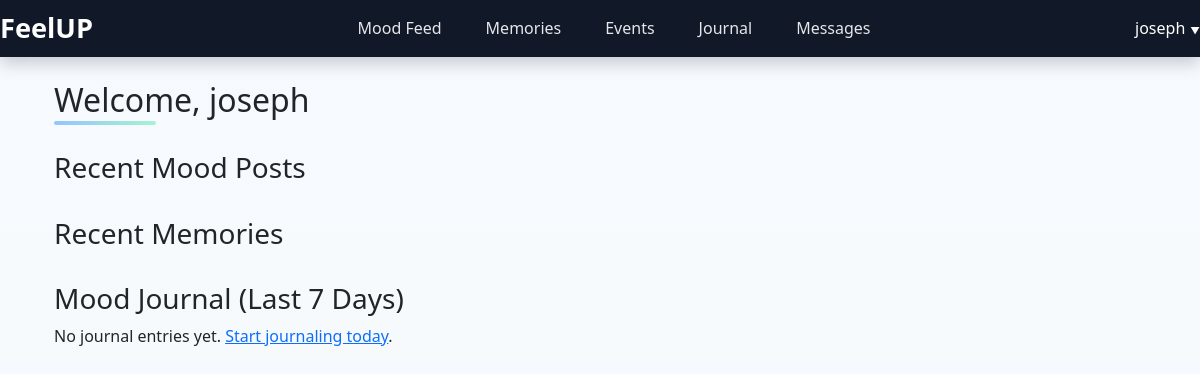
Page /dashboard (signed in) on the earlier database version.
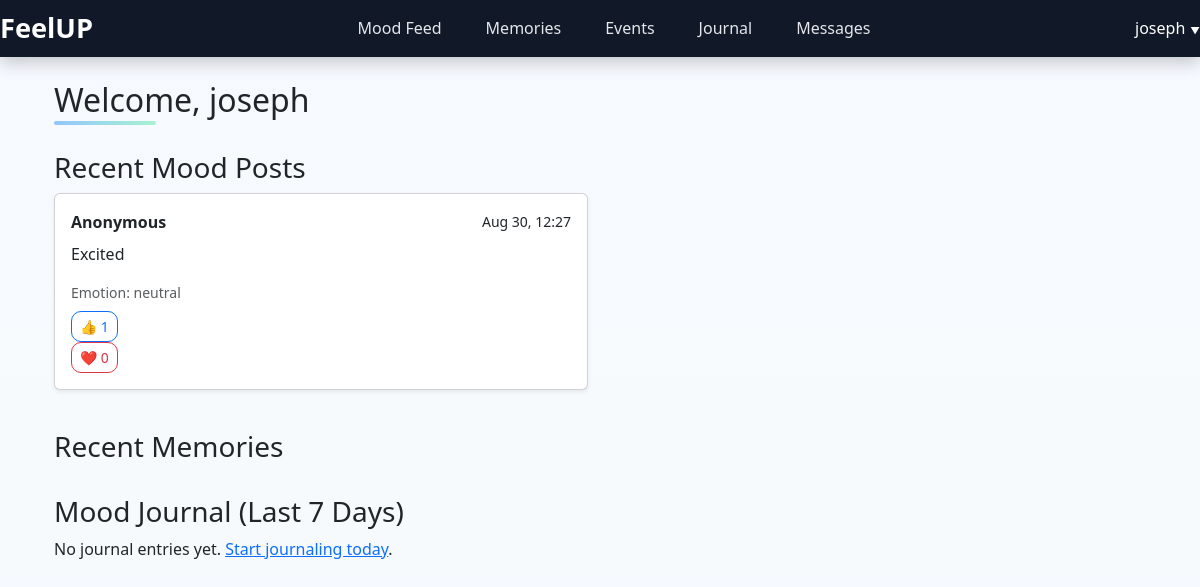
Same page on the later database version.
### app.py (models this page shows)
class MoodPost(db.Model):
    id = db.Column(db.Integer, primary_key=True)
    user_id = db.Column(db.Integer, db.ForeignKey('user.id'), nullable=True)
    username = db.Column(db.String(120))
    content = db.Column(db.Text, nullable=False)
    emotion = db.Column(db.String(50))
    anonymous = db.Column(db.Boolean, default=False)
    created_at = db.Column(db.DateTime, default=datetime.utcnow)
    reactions = db.Column(db.PickleType, default=dict)
    comments = db.relationship('Comment', backref='mood', cascade="all, delete-orphan")
    likes = db.relationship('Like', backref='mood', cascade="all, delete-orphan")

### app.py (the view)
@app.route('/dashboard')
def dashboard():
    user = current_user()
    if not user:
        return redirect(url_for('index'))
    recent_moods = MoodPost.query.order_by(MoodPost.created_at.desc()).limit(5).all()
    all_events = Event.query.all()
    upcoming_events = [
        ev for ev in all_events
        if datetime.strptime(ev.datetime_str, "%Y-%m-%d %H:%M") >= datetime.utcnow()
    ]
    upcoming_events.sort(key=lambda e: datetime.strptime(e.datetime_str, "%Y-%m-%d %H:%M"))
    upcoming_events = upcoming_events[:5]
    analytics = mood_stats()
    suggestions = memory_suggestions(user)
    users = User.query.all()
    followed_ids = [f.followed_id for f in Follow.query.filter_by(follower_id=user.id).all()]
    followed_users = [User.query.get(uid) for uid in followed_ids]
    last_week = datetime.utcnow().date() - timedelta(days=6)
    journal_entries = MoodJournal.query.filter(MoodJournal.user_id==user.id, MoodJournal.date >= last_week).all()
    journal_dates = [e.date.strftime("%a") for e in journal_entries]
    journal_scores = [e.sentiment_score for e in journal_entries]
    return render_template(
        'dashboard.html',
        user=user, moods=recent_moods, events=upcoming_events,
        analytics=analytics, suggestions=suggestions,
        users=users, followed_users=followed_users,
        journal_dates=journal_dates, journal_scores=journal_scores
    )

### app.py (called while the page is built)
def current_user():
    uid = session.get('user_id')
    if uid:
        return User.query.get(uid)
    return None

def mood_stats():
    from collections import Counter
    one_week_ago = datetime.utcnow() - timedelta(days=7)
    moods = MoodPost.query.filter(MoodPost.created_at >= one_week_ago).all()
    mood_list = [m.emotion for m in moods]
    stats = Counter(mood_list)
    return stats

def memory_suggestions(user):
    if not user:
        return []
    my_tags = [m.tag for m in Memory.query.filter_by(user_id=user.id).all()]
    suggestions = Memory.query.filter(Memory.tag.in_(my_tags), Memory.user_id != user.id).limit(5).all()
    return suggestions

### templates/dashboard.html (shortened to what this page needs)
{% extends "base.html" %}
{% block content %}
<div class="container mt-4">
  <h2>Welcome, {{ user.name }}</h2>
  <h3 class="mt-4">Recent Mood Posts</h3>
  <div class="row">
    {% for mood in moods %}
    <div class="col-md-6 mb-3">
      <div class="card p-3 shadow-sm">
        <div class="d-flex justify-content-between align-items-center mb-2">
          <strong>{{ mood.username }}</strong>
          <small>{{ mood.created_at.strftime('%b %d, %H:%M') }}</small>
        </div>
        <p>{{ mood.content }}</p>
        <small class="text-muted">Emotion: {{ mood.emotion }}</small>
        <div class="mt-2 d-flex justify-content-between align-items-center">
          <div>
            <form method="POST" action="{{ url_for('react_to_mood', post_id=mood.id, emoji='👍') }}">
              <button class="btn btn-sm btn-outline-primary">👍 {{ mood.reactions.get('👍',0) }}</button>
            </form>
            <form method="POST" action="{{ url_for('react_to_mood', post_id=mood.id, emoji='❤️') }}">
              <button class="btn btn-sm btn-outline-danger">❤️ {{ mood.reactions.get('❤️',0) }}</button>
            </form>
          </div>
        </div>
      </div>
    </div>
    {% endfor %}
  </div>
  <h3 class="mt-4">Recent Memories</h3>
  <h3 class="mt-4">Mood Journal (Last 7 Days)</h3>
  {% if journal_scores %}
  <canvas id="journalChart" height="150"></canvas>
  {% else %}
  <p>No journal entries yet. <a href="{{ url_for('journal') }}">Start journaling today</a>.</p>
  {% endif %}
</div>
{% endblock %}

Differences in the rows shown:
added MoodPost: username "Anonymous", created_at "Aug 30, 12:27", content "Excited", emotion "neutral", reactions.get "1", reactions.get "0"
